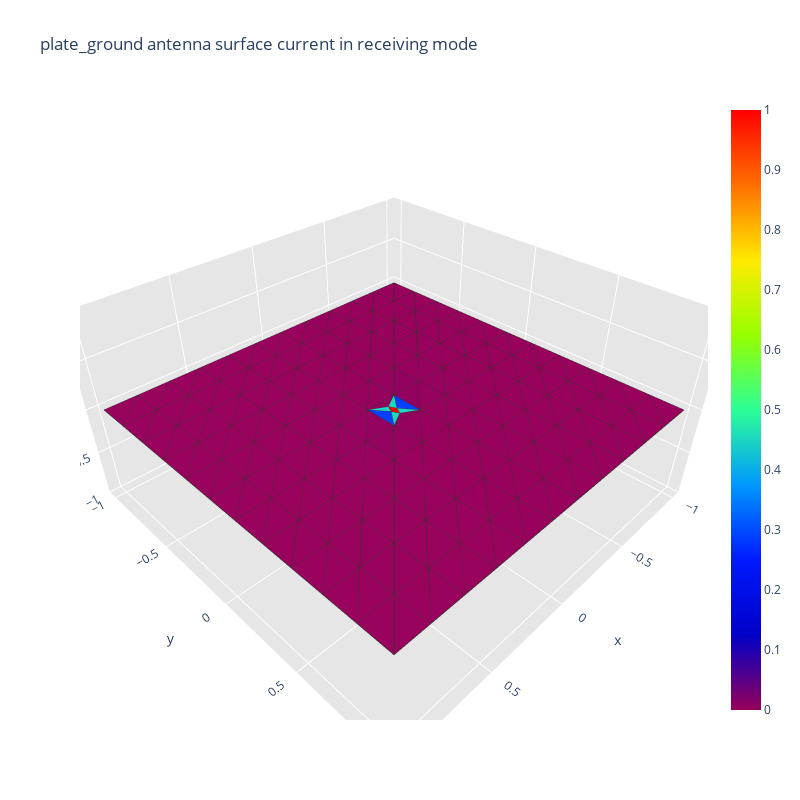

Notebook code cell kept with this figure:
### Code cell
# Start time measurement
start_time = time.time()

feed_point_strip2 = [0, 0, 0]
voltage_amplitude = 1  # Amplitude value equal to 1 volt

process_antenna(filename_mesh_plate_ground)
radiation_algorithm(filename_mesh_plate_ground, 75e6, feed_point_strip2, voltage_amplitude, load_from_matlab=False)

elapsed_time = time.time() - start_time
print(f"Elapsed time for the processing of the studied antenna: {elapsed_time:.6f} seconds")
print('\n')

### Figure 1 — Plotly figure (JSON) as saved in the notebook; plotly's stock layout.template omitted (floating-point values rounded to 4 significant figures; data arrays with more than 128 entries replaced by an {"elided": "..."} marker saying what was removed)
{"data": [{"facecolor": {"elided": "250 str values"}, "i": {"elided": "250 int values"}, "j": {"elided": "250 int values"}, "k": {"elided": "250 int values"}, "name": "", "type": "mesh3d", "x": {"elided": "148 float values"}, "y": {"elided": "148 float values"}, "z": {"elided": "148 int values"}}, {"line": {"color": "rgb(50, 50, 50)", "width": 1.5}, "mode": "lines", "showlegend": false, "type": "scatter3d", "x": {"elided": "1250 float values"}, "y": {"elided": "1250 float values"}, "z": {"elided": "1250 int values"}}, {"hoverinfo": "none", "marker": {"color": [7.111e-06, 1], "colorscale": [[0, "rgb(150, 0, 90)"], [0.125, "rgb(0, 0, 200)"], [0.25, "rgb(0, 25, 255)"], [0.375, "rgb(0, 152, 255)"], [0.5, "rgb(44, 255, 150)"], [0.625, "rgb(151, 255, 0)"], [0.75, "rgb(255, 234, 0)"], [0.875, "rgb(255, 111, 0)"], [1, "rgb(255, 0, 0)"]], "showscale": true, "size": 0.1}, "mode": "markers", "showlegend": false, "type": "scatter3d", "x": [-1], "y": [-1.0], "z": [0]}], "layout": {"height": 800, "scene": {"aspectratio": {"x": 1.0, "y": 1, "z": 0}, "xaxis": {"backgroundcolor": "rgb(230, 230, 230)", "gridcolor": "rgb(255, 255, 255)", "showbackground": true, "zerolinecolor": "rgb(255, 255, 255)"}, "yaxis": {"backgroundcolor": "rgb(230, 230, 230)", "gridcolor": "rgb(255, 255, 255)", "showbackground": true, "zerolinecolor": "rgb(255, 255, 255)"}, "zaxis": {"backgroundcolor": "rgb(230, 230, 230)", "gridcolor": "rgb(255, 255, 255)", "showbackground": true, "zerolinecolor": "rgb(255, 255, 255)"}}, "title": {"text": "plate_ground antenna surface current in receiving mode"}, "width": 800}}
